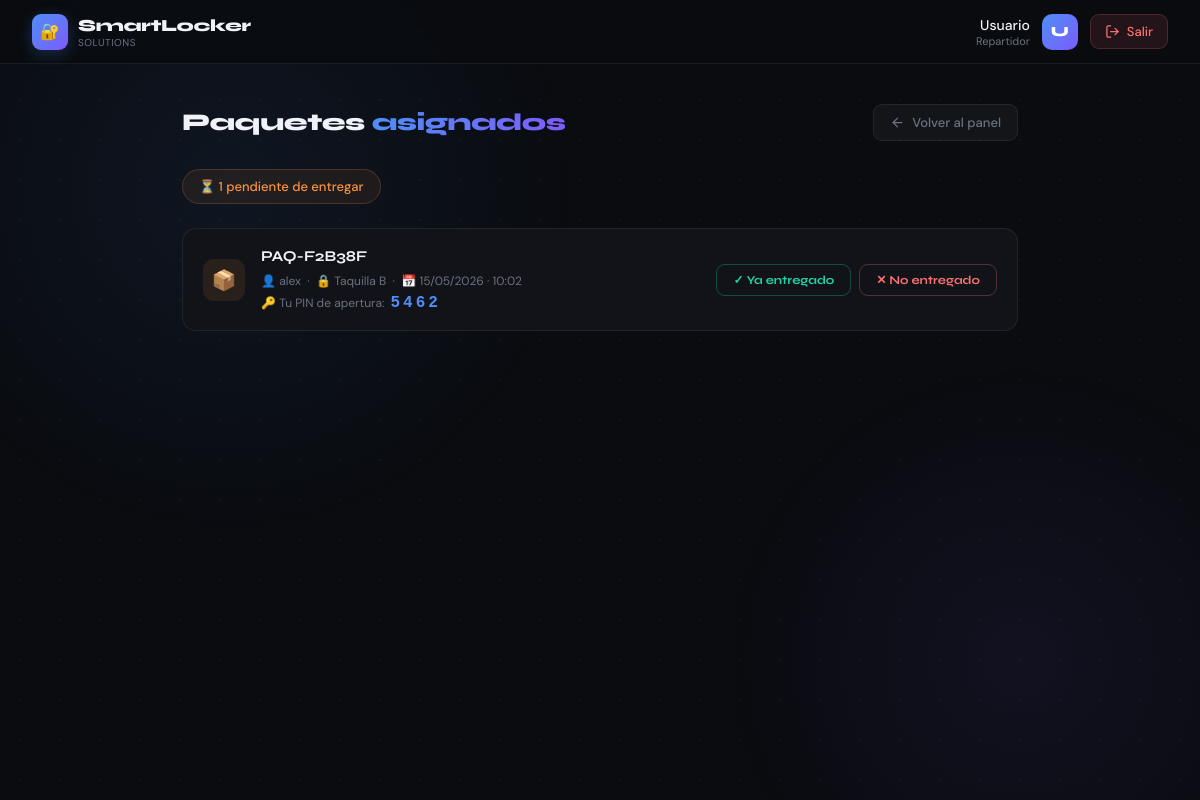
The app's page /paquetes_asignados.php with its own data.
### tables this page shows
CREATE TABLE `paquetes` (
  `id` int(11) NOT NULL AUTO_INCREMENT,
  `usuario` varchar(100) NOT NULL,
  `paquete_id` varchar(20) NOT NULL,
  `taquilla` enum('A','B') NOT NULL,
  `pin` char(4) NOT NULL,
  `pin_repartidor` char(4) DEFAULT NULL,
  `pin_retirada` char(4) DEFAULT NULL,
  `estado` enum('pendiente','en_taquilla','recogido','caducado') NOT NULL DEFAULT 'pendiente',
  `fecha_asignacion` datetime NOT NULL DEFAULT current_timestamp(),
  `fecha_recogida` datetime DEFAULT NULL,
  PRIMARY KEY (`id`),
  UNIQUE KEY `paquete_id` (`paquete_id`)
);

### paquetes_asignados.php (the view, shortened to what this page needs)
<?php
require_once 'conexion.php';
$usuario = isset($_SESSION['usuario']) ? htmlspecialchars($_SESSION['usuario']) : 'Usuario';
$stmt = $conn->prepare("SELECT paquete_id, usuario as destinatario, taquilla, pin_repartidor, fecha_asignacion FROM paquetes WHERE estado='pendiente' ORDER BY fecha_asignacion ASC");
$stmt->execute();
$paquetes = $stmt->get_result()->fetch_all(MYSQLI_ASSOC);
?>
<!DOCTYPE html>
<html lang="es">
<head>
</head>
<body>
<div class="grid-bg"></div>
<header>
    <a class="brand" href="index.php">
        <div class="brand-icon">🔐</div>
        <div>
            <div class="brand-text">SmartLocker</div>
            <div class="brand-sub">Solutions</div>
        </div>
    </a>
    <div class="header-right">
        <div class="user-info">
            <div class="user-name"><?= $usuario ?></div>
            <div class="user-role">Repartidor</div>
        </div>
        <div class="avatar"><?= strtoupper(substr($usuario, 0, 1)) ?></div>
        <a class="btn-logout" href="logout.php">
            <svg viewBox="0 0 24 24" fill="none" stroke="currentColor" stroke-width="2" stroke-linecap="round" stroke-linejoin="round"><path d="M9 21H5a2 2 0 0 1-2-2V5a2 2 0 0 1 2-2h4"/><polyline points="16 17 21 12 16 7"/><line x1="21" y1="12" x2="9" y2="12"/></svg>
            Salir
        </a>
    </div>
</header>
<main>
    <div class="top-bar">
        <h1>Paquetes <span>asignados</span></h1>
        <a class="btn-back" href="index.php">
            <svg viewBox="0 0 24 24" fill="none" stroke="currentColor" stroke-width="2" stroke-linecap="round" stroke-linejoin="round"><path d="M19 12H5"/><path d="m12 19-7-7 7-7"/></svg>
            Volver al panel
        </a>
    </div>
    <div class="summary">
        <?php if (!empty($paquetes)): ?>
        <div class="pill orange">⏳ <?= count($paquetes) ?> pendiente<?= count($paquetes) > 1 ? 's' : '' ?> de entregar</div>
        <?php else: ?>
        <div class="pill muted">Sin pendientes de entrega</div>
        <?php endif; ?>
    </div>
    <?php if (!empty($paquetes)): ?>
    <div class="paq-list">
        <?php foreach ($paquetes as $p):
            $fecha = date('d/m/Y · H:i', strtotime($p['fecha_asignacion']));
            $pid = htmlspecialchars($p['paquete_id']);
        ?>
        <div class="paq-item" id="item-<?= $pid ?>">
            <div class="paq-icon" id="icon-<?= $pid ?>">📦</div>
            <div class="paq-info">
                <strong><?= $pid ?></strong>
                <span>👤 <?= htmlspecialchars($p['destinatario']) ?> &nbsp;·&nbsp; 🔒 Taquilla <?= htmlspecialchars($p['taquilla'] ?? 'Sin asignar') ?> &nbsp;·&nbsp; 📅 <?= $fecha ?></span>
                <?php if (!empty($p['pin_repartidor'])): ?>
                <span style="margin-top:4px;display:flex;align-items:center;gap:6px;">
                    🔑 Tu PIN de apertura: <span style="font-family:monospace;font-size:16px;font-weight:800;color:var(--accent);letter-spacing:3px;"><?= htmlspecialchars($p['pin_repartidor']) ?></span>
                </span>
                <?php endif; ?>
            </div>
            <div class="paq-actions" id="actions-<?= $pid ?>">
                <button type="button" class="btn-entregado" onclick="marcar('<?= $pid ?>','entregado')">✓ Ya entregado</button>
                <button type="button" class="btn-no-entregado" onclick="marcar('<?= $pid ?>','no_entregado')">✕ No entregado</button>
            </div>
        </div>
        <?php endforeach; ?>
    </div>
    <?php endif; ?>
</main>
</body>
</html>

### records on screen
paquetes: paquete "PAQ-F2B38F", usuario "alex", taquilla "B", fecha_asignacion "15/05/2026 · 10:02", pin_repartidor "5462"

### other values on screen
$usuario "Usuario"
substr($usuario, 0, 1) "U"
count($paquetes) "1"
